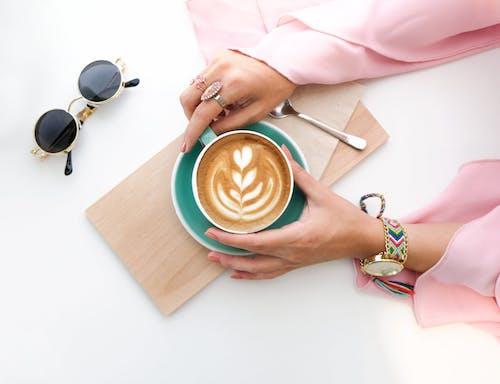
#> input picture resources/image_with_glass.jpeg, 500 x 384 px
$ jupyter execute --allow-errors 'geometric transformations.ipynb'
#> lines starting #> are read from the running program, lines starting #| are printed output that depends on the picture
[cell 1]
from skimage.io import imread
import matplotlib.pyplot as plt

ori_image = imread('resources/image_with_glass.jpeg')
#> ori_image is the input picture: shape (384, 500, 3); mean R, G, B 224.1, 208.5, 203.7

#> (a cell that did not finish here is left out)

[cell 3]
from skimage import transform as tf
import numpy as np

src = np.array([[0, 0], [0, 100], [100, 100], [100, 0]])

tform3 = tf.ProjectiveTransform()
#> (the rest of this cell did not finish here and is left out)

[cell 4]
sudoku_original = imread('resources/sudoku2.JPG')
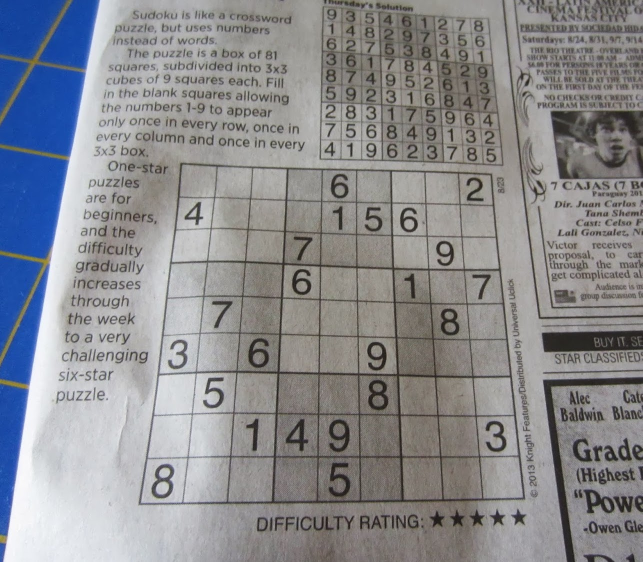
#> input picture resources/sudoku2.JPG, 1285 x 1124 px (shown at 1/2 size)
#> sudoku_original is the input picture: shape (1124, 1285, 3); mean R, G, B 138.4, 139.4, 143.4
dst = np.array([[300,300],[200,1050], [1100,1050], [1010,300]])
fig, ax = plt.subplots()

ax.scatter(dst[:,0],dst[:,1])
ax.imshow(sudoku_original, cmap="gray")
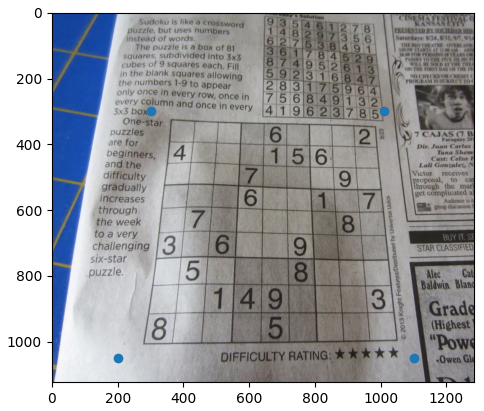
#> figure drawn by matplotlib, 1 panel

[cell 5]
src = np.array([[0, 0], [0, 500], [500, 500], [500, 0]])

tform3 = tf.ProjectiveTransform()
tform3.estimate(src, dst)
warped = tf.warp(sudoku_original, tform3, output_shape=(500, 500))
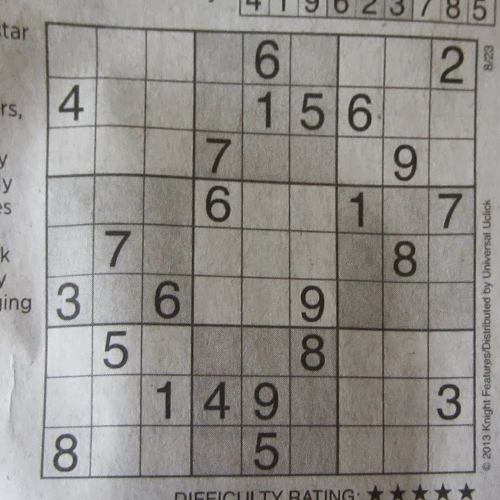
#> warped: shape (500, 500, 3) float64; mean R, G, B 0.57, 0.559, 0.544

plt.imshow(warped, cmap="gray")
